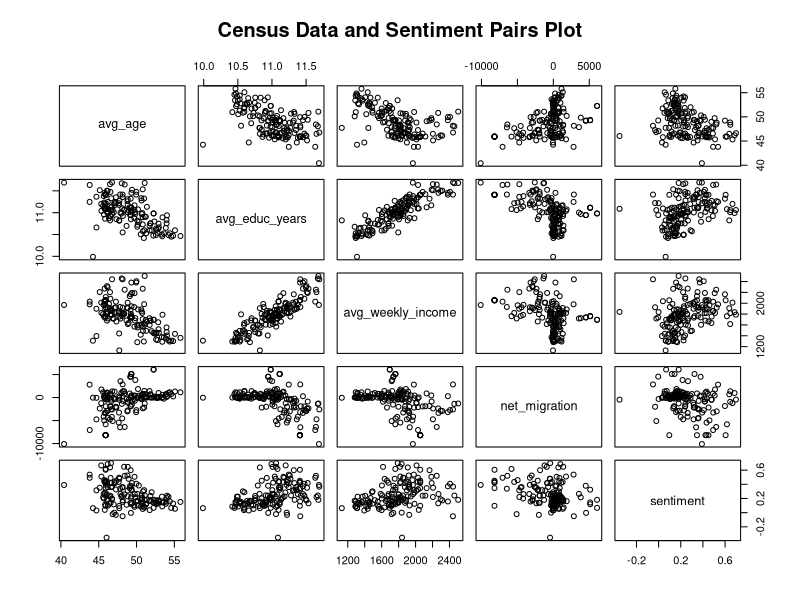
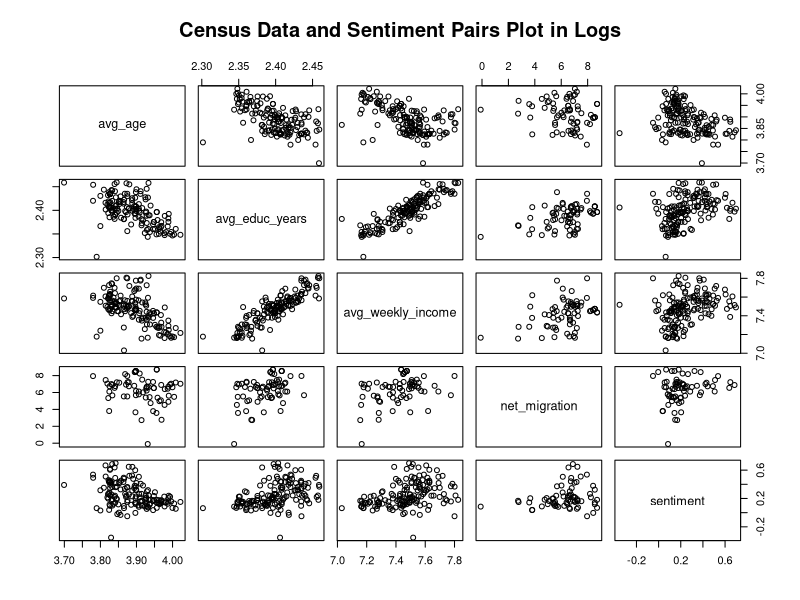
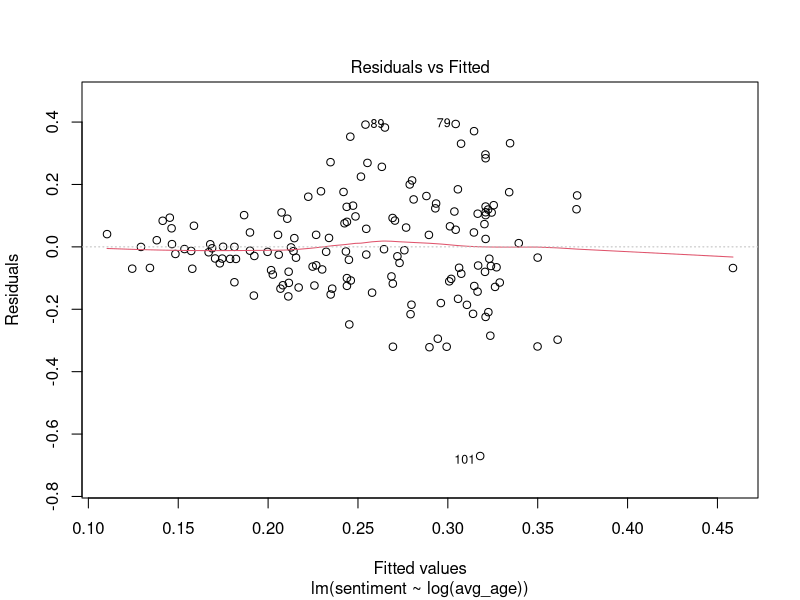
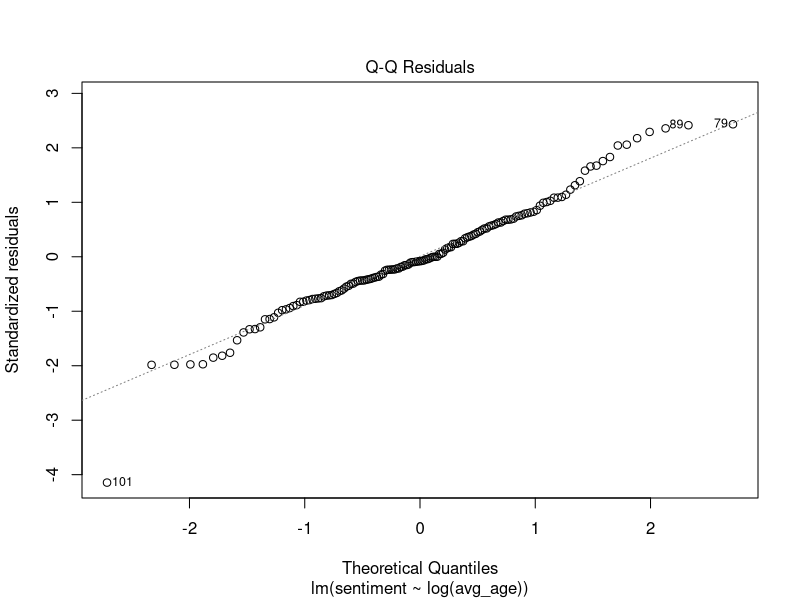
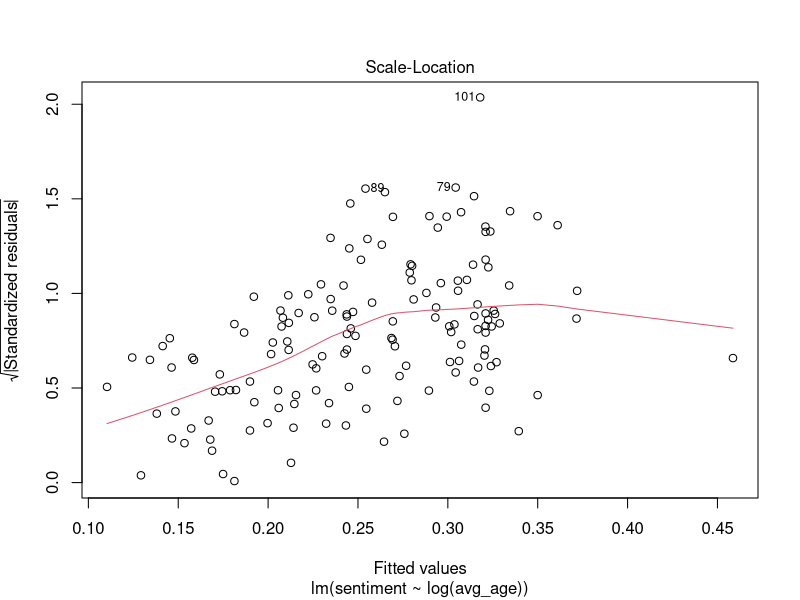
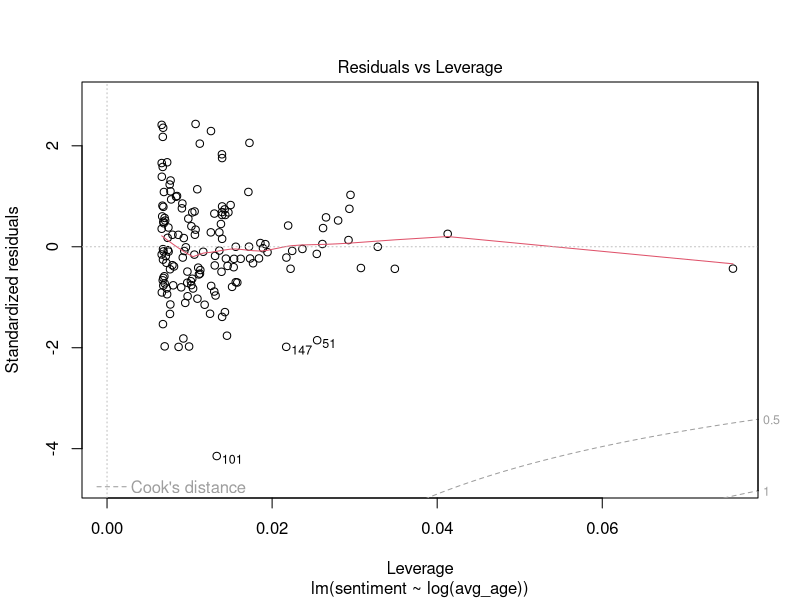
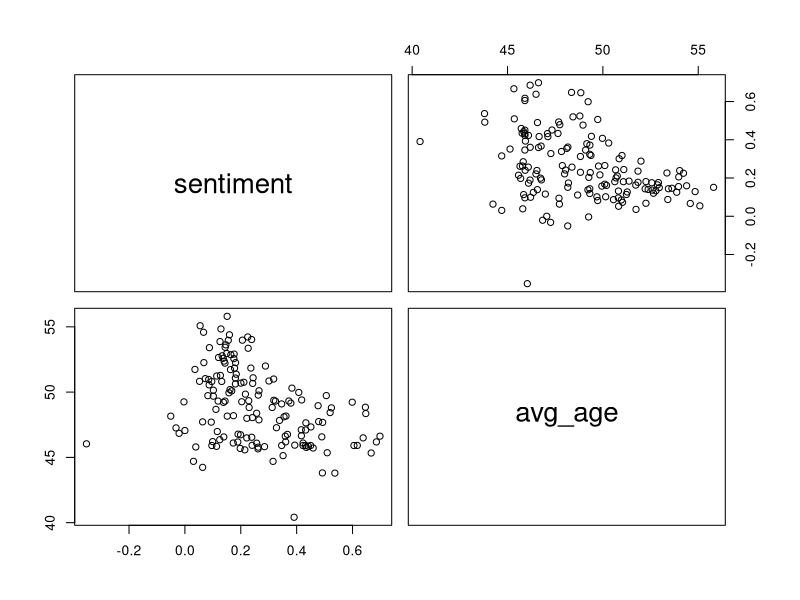
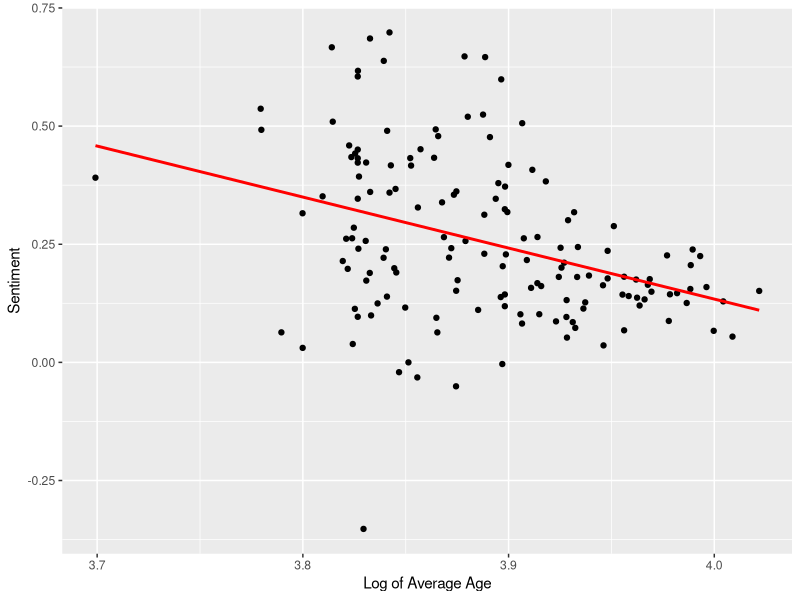

Reproduce these figures in R, in order.
## ---- chunk 1
knitr::opts_chunk$set(echo = TRUE)
## ---- chunk 2
data = read.csv("../data/curated/Clean_By_Electorate_SUDO.csv")
data
## ---- chunk 3
data$ChangedWinningParty = factor(data$ChangedWinningParty)
data = data[-c(1,1:3)]
str(data)
## ---- chunk 4
# pair plot
pairs(data, main = "Census Data and Sentiment Pairs Plot")
## ---- chunk 5
# check for nan
sum(is.na(df))
## ---- chunk 6
# pair plot in logs
library(dplyr)
df2 <- data %>%
  mutate(across(-sentiment, ~log(. + 0.001)))
pairs(df2, main = "Census Data and Sentiment Pairs Plot in Logs")
## ---- chunk 7
model1 = lm(sentiment ~ log(avg_age) + log(avg_educ_years) + log(avg_weekly_income) + log(net_migration), data = data)
summary(model1)
## ---- chunk 8
model2 = lm(sentiment ~ log(avg_age), data = data)
summary(model2)
## ---- chunk 9
plot(model2)
## ---- chunk 10
sentiment = data['sentiment']
log_age = data['avg_age']
data_m2  = data.frame(sentiment, log_age)     
pairs(data_m2)
## ---- chunk 11
library(ggplot2)

# Create the scatter plot with the fit line
ggplot(data, aes(x = log(avg_age), y = sentiment)) +
  geom_point() +
  geom_smooth(method = "lm", formula = y ~ x, se = FALSE, color = "red") +
  xlab("Log of Average Age") +
  ylab("Sentiment")

## ---- chunk 12
# Create the scatter plot with the fit line
ggplot(data, aes(x = log(avg_weekly_income), y = avg_educ_years)) +
  geom_point() +
  geom_smooth(method = "lm", formula = y ~ x, se = FALSE, color = "red") +
  xlab("Log of Average Weekly Income by Household") +
  ylab("Log of Average Education Year")
